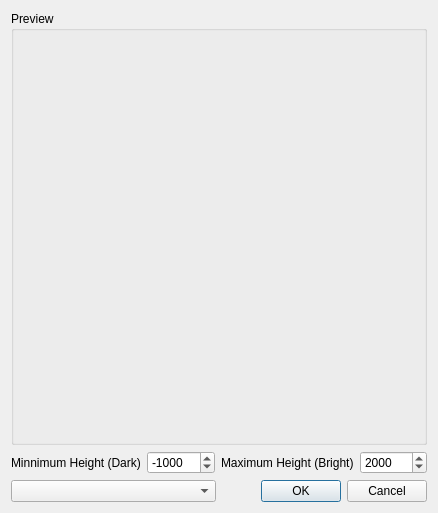
<?xml version="1.0" encoding="UTF-8"?>
<ui version="4.0">
 <class>ImageParameters</class>
 <widget class="QDialog" name="ImageParameters">
  <property name="windowModality">
   <enum>Qt::ApplicationModal</enum>
  </property>
  <property name="geometry">
   <rect>
    <x>0</x>
    <y>0</y>
    <width>438</width>
    <height>513</height>
   </rect>
  </property>
  <property name="sizePolicy">
   <sizepolicy hsizetype="MinimumExpanding" vsizetype="MinimumExpanding">
    <horstretch>0</horstretch>
    <verstretch>0</verstretch>
   </sizepolicy>
  </property>
  <property name="minimumSize">
   <size>
    <width>438</width>
    <height>513</height>
   </size>
  </property>
  <property name="maximumSize">
   <size>
    <width>438</width>
    <height>513</height>
   </size>
  </property>
  <property name="windowTitle">
   <string>Load from Image File</string>
  </property>
  <property name="windowIcon">
   <iconset resource="icons.qrc">
    <normaloff>:/icons/open.png</normaloff>:/icons/open.png</iconset>
  </property>
  <layout class="QVBoxLayout" name="verticalLayout">
   <item>
    <widget class="QGroupBox" name="previewFrame">
     <property name="sizePolicy">
      <sizepolicy hsizetype="Minimum" vsizetype="Minimum">
       <horstretch>0</horstretch>
       <verstretch>0</verstretch>
      </sizepolicy>
     </property>
     <property name="title">
      <string>Preview</string>
     </property>
     <layout class="QVBoxLayout" name="verticalLayout_2">
      <item>
       <widget class="QLabel" name="previewImage">
        <property name="sizePolicy">
         <sizepolicy hsizetype="Fixed" vsizetype="Fixed">
          <horstretch>0</horstretch>
          <verstretch>0</verstretch>
         </sizepolicy>
        </property>
        <property name="minimumSize">
         <size>
          <width>400</width>
          <height>400</height>
         </size>
        </property>
        <property name="maximumSize">
         <size>
          <width>400</width>
          <height>400</height>
         </size>
        </property>
        <property name="text">
         <string/>
        </property>
       </widget>
      </item>
     </layout>
    </widget>
   </item>
   <item>
    <layout class="QHBoxLayout" name="horizontalLayout_2">
     <item>
      <widget class="QLabel" name="label">
       <property name="text">
        <string>Minnimum Height (Dark)</string>
       </property>
      </widget>
     </item>
     <item>
      <widget class="QSpinBox" name="minHeight">
       <property name="minimum">
        <number>-10000</number>
       </property>
       <property name="maximum">
        <number>10000</number>
       </property>
       <property name="value">
        <number>-1000</number>
       </property>
      </widget>
     </item>
     <item>
      <widget class="QLabel" name="label_2">
       <property name="text">
        <string>Maximum Height (Bright)</string>
       </property>
      </widget>
     </item>
     <item>
      <widget class="QSpinBox" name="maxHeight">
       <property name="minimum">
        <number>-10000</number>
       </property>
       <property name="maximum">
        <number>10000</number>
       </property>
       <property name="value">
        <number>2000</number>
       </property>
      </widget>
     </item>
    </layout>
   </item>
   <item>
    <layout class="QHBoxLayout" name="horizontalLayout">
     <item>
      <widget class="QComboBox" name="criteria">
       <property name="sizePolicy">
        <sizepolicy hsizetype="Expanding" vsizetype="Fixed">
         <horstretch>0</horstretch>
         <verstretch>0</verstretch>
        </sizepolicy>
       </property>
      </widget>
     </item>
     <item>
      <widget class="QDialogButtonBox" name="buttonBox">
       <property name="sizePolicy">
        <sizepolicy hsizetype="Minimum" vsizetype="Fixed">
         <horstretch>0</horstretch>
         <verstretch>0</verstretch>
        </sizepolicy>
       </property>
       <property name="orientation">
        <enum>Qt::Horizontal</enum>
       </property>
       <property name="standardButtons">
        <set>QDialogButtonBox::Cancel|QDialogButtonBox::Ok</set>
       </property>
      </widget>
     </item>
    </layout>
   </item>
  </layout>
 </widget>
 <resources>
  <include location="icons.qrc"/>
 </resources>
 <connections>
  <connection>
   <sender>buttonBox</sender>
   <signal>accepted()</signal>
   <receiver>ImageParameters</receiver>
   <slot>accept()</slot>
   <hints>
    <hint type="sourcelabel">
     <x>389</x>
     <y>279</y>
    </hint>
    <hint type="destinationlabel">
     <x>157</x>
     <y>274</y>
    </hint>
   </hints>
  </connection>
  <connection>
   <sender>buttonBox</sender>
   <signal>rejected()</signal>
   <receiver>ImageParameters</receiver>
   <slot>reject()</slot>
   <hints>
    <hint type="sourcelabel">
     <x>389</x>
     <y>285</y>
    </hint>
    <hint type="destinationlabel">
     <x>286</x>
     <y>274</y>
    </hint>
   </hints>
  </connection>
 </connections>
</ui>
